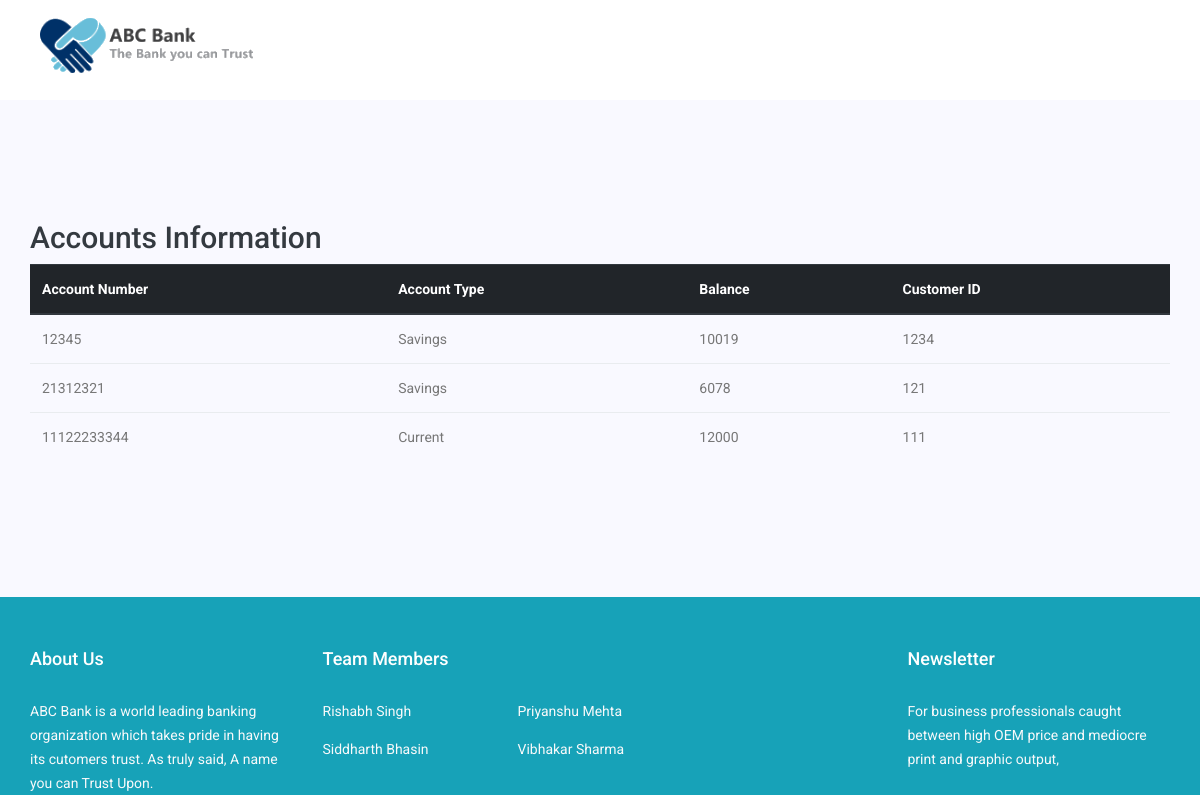
Before: /showaccounts with the older database file.
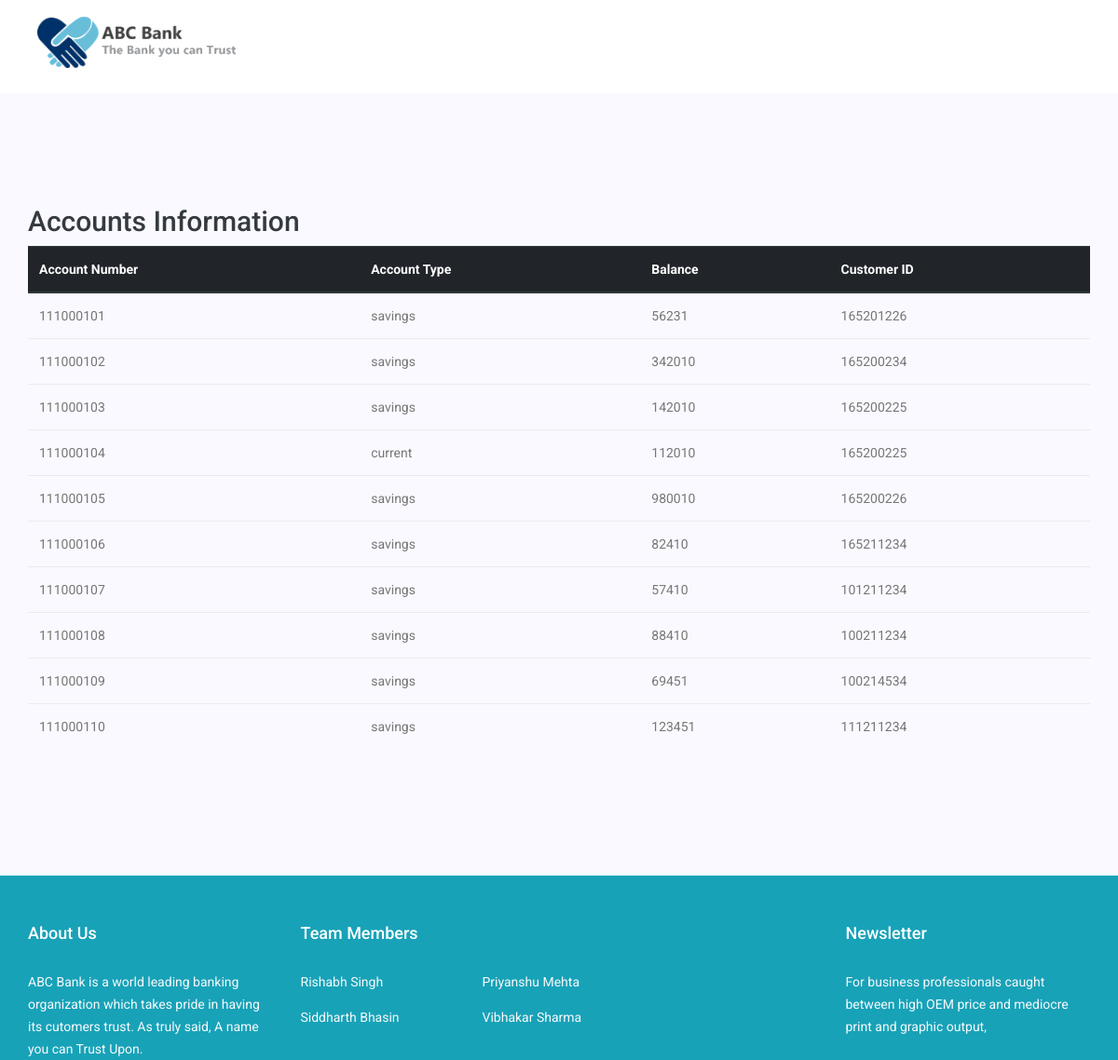
After: the same page with the newer database file.
### application/models.py (models this page shows, shortened)
class Accounts(db.Model):
    acc_number = db.Column(db.Integer(), primary_key=True)
    acc_type = db.Column(db.String())
    balance = db.Column(db.Integer)
    cust_id = db.Column(db.Integer, db.ForeignKey('transaction.cust_id'))

### application/routes.py (the view)
@app.route('/showaccounts')
def showaccounts():
    return render_template('showaccounts.html', accounts=Accounts.query.all())

### application/templates/showaccounts.html
{% include 'includes/header.html' %}
 <section class="feature_area p_120">
    <div class="container">
            <h2 class="text-dark">Accounts Information</h2>
            <table class="table">
                <thead class="thead-dark">
                  <tr>
                    <th scope="col">Account Number</th>
                    <th scope="col">Account Type</th>
                    <th scope="col">Balance</th>
                    <th scope="col">Customer ID</th>
                  </tr>
                </thead>
                <tbody>
                  {% for acc in accounts %}
                    <tr>
                      <td>{{ acc.acc_number }}</td>
                      <td>{{ acc.acc_type }}</td>
                      <td>{{ acc.balance }}</td>
                      <td>{{ acc.cust_id }}</td>
                    </tr>
                  {% endfor %}
                </tbody>
              </table>
    </div>
</section>
  {%  include 'includes/footer.html'%}

### application/templates/includes/header.html (shortened to what this page needs)
<!doctype html>
<html lang="en">
    <head>
        <link rel="stylesheet" href="{{ url_for('static', filename='css/bootstrap.css') }}">
        <link rel="stylesheet" href="{{ url_for('static', filename='vendors/linericon/style.css')}}">
        <link rel="stylesheet" href="{{url_for('static', filename='/css/font-awesome.min.css')}}">
        <link rel="stylesheet" href="{{ url_for('static', filename='vendors/owl-carousel/owl.carousel.min.css')}}">
        <link rel="stylesheet" href="{{ url_for('static', filename='vendors/lightbox/simpleLightbox.css')}}">
        <link rel="stylesheet" href="{{ url_for('static', filename='vendors/nice-select/css/nice-select.css')}}">
        <link rel="stylesheet" href="{{ url_for('static', filename='vendors/animate-css/animate.css')}}">
        <link rel="stylesheet" href="{{ url_for('static', filename='css/style.css') }}">
        <link rel="stylesheet" href="{{ url_for('static', filename='css/responsive.css') }}">
    </head>
    <body>
<header class="header_area">
    <div class="main_menu">
        <nav class="navbar navbar-expand-lg navbar-light bg-white fixed-top">
            <div class="container box_1620">
                <a class="navbar-brand logo_h" href="#"><img src="{{url_for('static', filename='img/logo1.png')}}" alt=""></a>
            </div>
        </nav>
    </div>
</header>

### application/templates/includes/footer.html (shortened to what this page needs)
<footer class="footer-area section_gap bg-info">
    <div class="container">
        <div class="row">
            <div class="col-lg-3  col-md-3 col-sm-3">
                <div class="single-footer-widget">
                    <h6 class="footer_title">About Us</h6>
                    <p class="text-light">ABC Bank is a world leading banking organization which takes pride in having its cutomers trust. As truly said, A name you can Trust Upon.</p>
                </div>
            </div>
            <div class="col-lg-6 col-md-6 col-sm-6">
                <div class="single-footer-widget">
                    <h6 class="footer_title">Team Members</h6>
                    <div class="row">
                        <div class="col-4">
                            <ul class="list">
                                <li><a href="https://www.linkedin.com/in/rishabh-singh-28a58b153" class ="text-light">Rishabh Singh</a></li>
                                <li><a href="https://www.linkedin.com/in/siddharth-bhasin-5b015595" class ="text-light">Siddharth Bhasin</a></li>
                            </ul>
                        </div>
                        <div class="col-4">
                            <ul class="list text-light">
                                <li><a href="https://www.linkedin.com/in/priyanshu7m/" class ="text-light">Priyanshu Mehta</a></li>
                                <li><a href="https://www.linkedin.com/in/vibhakarsharma/" class ="text-light">Vibhakar Sharma</a></li>
                            </ul>
                        </div>
                    </div>
                </div>
            </div>
            <div class="col-lg-3 col-md-3 col-sm-3">
                <div class="single-footer-widget">
                    <h6 class="footer_title">Newsletter</h6>
                    <p class="text-light">For business professionals caught between high OEM price and mediocre print and graphic output, </p>
                    </div>
                </div>
            </div>
        </div>
</footer>
</body>
</html>

Changed rows visible on the page:
removed Accounts: acc_number "12345", acc_type "Savings", balance "10019", cust_id "1234"
removed Accounts: acc_number "21312321", acc_type "Savings", balance "6078", cust_id "121"
removed Accounts: acc_number "11122233344", acc_type "Current", balance "12000", cust_id "111"
added Accounts: acc_number "111000101", acc_type "savings", balance "56231", cust_id "165201226"
added Accounts: acc_number "111000102", acc_type "savings", balance "342010", cust_id "165200234"
added Accounts: acc_number "111000103", acc_type "savings", balance "142010", cust_id "165200225"
added Accounts: acc_number "111000104", acc_type "current", balance "112010", cust_id "165200225"
added Accounts: acc_number "111000105", acc_type "savings", balance "980010", cust_id "165200226"
added Accounts: acc_number "111000106", acc_type "savings", balance "82410", cust_id "165211234"
added Accounts: acc_number "111000107", acc_type "savings", balance "57410", cust_id "101211234"
added Accounts: acc_number "111000108", acc_type "savings", balance "88410", cust_id "100211234"
added Accounts: acc_number "111000109", acc_type "savings", balance "69451", cust_id "100214534"
added Accounts: acc_number "111000110", acc_type "savings", balance "123451", cust_id "111211234"
